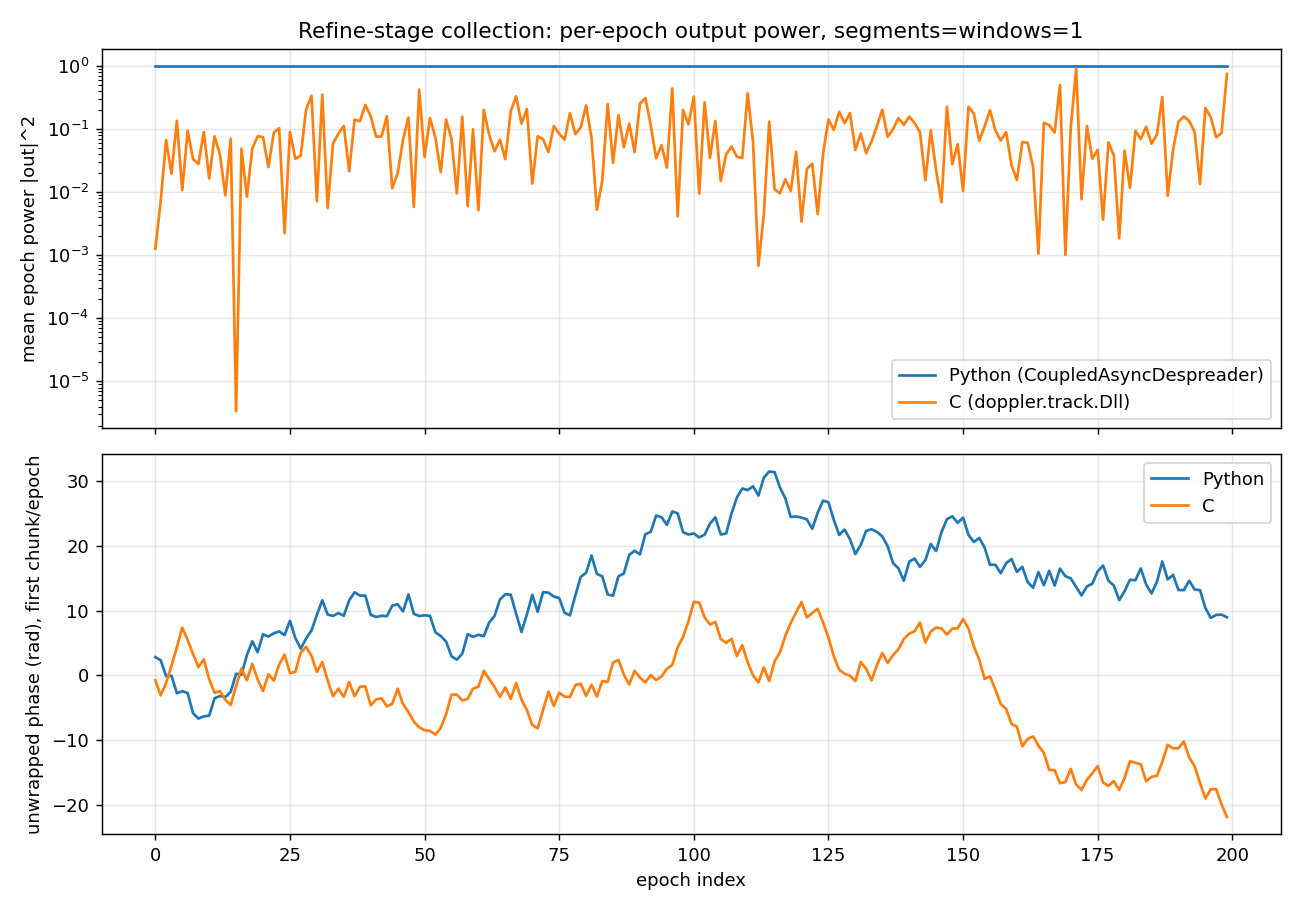

Python code for this plot:
"""Direct, sample-level A/B of the refine-stage COLLECTION streams
themselves (before either even reaches `CarrierAcquisition`): the real C
`doppler.track.Dll(segments=W)` vs. the real Python `CoupledAsyncDespreader
(windows=W, freeze_carrier=True, aid_code=False)`, on the IDENTICAL raw
prefix, same W. `refine_stage_ab.py` found removing `DLL_LOOKBACK_MARGIN`
(the suspected divergence from the validated no-margin `find_max_power`
design) changed NOTHING -- so the bug isn't (only) the margin. This script
looks one level earlier: does the C collection's own per-epoch OUTPUT
MAGNITUDE and the code loop's own `code_rate`/lock health diverge from
Python's, and if so, from which epoch?

Run: `python refine_collection_raw_ab.py` (needs numpy + matplotlib +
doppler). Writes `refine_collection_raw_ab.png` into this folder.
"""

from __future__ import annotations

import matplotlib

matplotlib.use("Agg")
import matplotlib.pyplot as plt
import numpy as np

from acq_handoff import search_and_handoff
from despreader_coupled import CoupledAsyncDespreader
from spec_full_characterization import (
    CHIP_RATE,
    CODE,
    DOPPLER_UNCERTAINTY_HZ,
    FS_GEN,
    SF,
    SPC,
    SYM_RATE,
    es_n0_to_cn0_dbhz,
    make_ramp_signal,
)

from doppler.dsss import Acquisition
from doppler.resample import RateConverter
from doppler.track import Dll

TE = SF * SPC
FS_FRONT = CHIP_RATE * SPC
ESN0_DB = 10.0
STATIC_DOPPLER_HZ = 15000.0
SEED = 8001
N_EPOCHS_PROBE = 200
BN_CODE = 0.002
BN_CARRIER = 0.01
W = 1


def main():
    cn0_dbhz = es_n0_to_cn0_dbhz(ESN0_DB, sym_rate=SYM_RATE)
    x_gen, _data_bits = make_ramp_signal(
        cn0_dbhz, SEED, n_sym=8000, rate_hz_per_s=0.0,
        static_doppler_hz=STATIC_DOPPLER_HZ,
    )
    x = RateConverter(rate=FS_FRONT / FS_GEN).execute(x_gen)

    acq = Acquisition(
        CODE, spc=SPC, chip_rate=CHIP_RATE, cn0_dbhz=cn0_dbhz,
        doppler_uncertainty=DOPPLER_UNCERTAINTY_HZ, pfa=1e-3, pd=0.9,
        symbol_rate=SYM_RATE,
    )
    handoff, consumed = search_and_handoff(acq, x, SPC, FS_FRONT)
    coarse_norm_freq = handoff.doppler_hz_est / FS_FRONT
    tracker_init_chip = (SF - handoff.chip_phase) % SF
    print(
        f"handoff: doppler_hz_est={handoff.doppler_hz_est:.1f}  "
        f"chip_phase={handoff.chip_phase:.4f}  "
        f"tracker_init_chip(mirror)={tracker_init_chip:.4f}"
    )

    prefix = x[consumed : consumed + N_EPOCHS_PROBE * TE].astype(
        np.complex64
    )

    # ── Python collection (real CoupledAsyncDespreader) ──
    d0 = CoupledAsyncDespreader(
        CODE, SPC, bn=BN_CODE, zeta=0.707, windows=W, bn_car=BN_CARRIER,
        init_chip=tracker_init_chip, init_car_norm_freq=coarse_norm_freq,
        aid_code=False, sample_rate_hz=FS_FRONT, freeze_carrier=True,
    )
    out_py = d0.run(prefix)
    code_rate_py = d0.code_rate
    print(f"Python: final code_rate={code_rate_py:.6f}")

    # ── C collection (real doppler.track.Dll) -- frozen carrier is a
    # static complex exponential, the exact equivalent of costas_wipeoff
    # on a never-updated NCO (see refine_stage_ab.py's own docstring). ──
    n = np.arange(len(prefix))
    wiped = (prefix * np.exp(-2j * np.pi * coarse_norm_freq * n)).astype(
        np.complex64
    )
    # native (non-mirrored) chip-phase convention for the real C Dll.
    dll = Dll(
        CODE, sps=SPC, init_chip=handoff.chip_phase, bn=BN_CODE, zeta=0.707,
        spacing=0.5, segments=W,
    )
    out_c = dll.steps(wiped)
    code_rate_c = dll.code_rate
    print(f"C:      final code_rate={code_rate_c:.6f}")

    # Per-EPOCH power (mean |.|^2 over each epoch's W chunks) for both --
    # comparable units, since both output W samples/epoch.
    n_ep_py = len(out_py) // W
    n_ep_c = len(out_c) // W
    pow_py = np.abs(out_py[: n_ep_py * W].reshape(n_ep_py, W)) ** 2
    pow_c = np.abs(out_c[: n_ep_c * W].reshape(n_ep_c, W)) ** 2
    epoch_pow_py = pow_py.mean(axis=1)
    epoch_pow_c = pow_c.mean(axis=1)

    print(f"\nn_epochs: python={n_ep_py}  C={n_ep_c}")
    print(
        f"first-10-epoch mean power:  python={epoch_pow_py[:10].mean():.4g}  "
        f"C={epoch_pow_c[:10].mean():.4g}"
    )
    print(
        f"last-10-epoch  mean power:  python={epoch_pow_py[-10:].mean():.4g}  "
        f"C={epoch_pow_c[-10:].mean():.4g}"
    )

    fig, axes = plt.subplots(2, 1, figsize=(10, 7), sharex=True)
    axes[0].plot(epoch_pow_py, label="Python (CoupledAsyncDespreader)", color="tab:blue")
    axes[0].plot(epoch_pow_c, label="C (doppler.track.Dll)", color="tab:orange")
    axes[0].set_ylabel("mean epoch power |out|^2")
    axes[0].set_yscale("log")
    axes[0].legend()
    axes[0].set_title(
        f"Refine-stage collection: per-epoch output power, segments=windows={W}"
    )
    axes[0].grid(True, alpha=0.3)

    # Instantaneous phase progression of the FIRST chunk of each epoch --
    # a cheap way to see if one stream is tracking a coherent tone and the
    # other looks like noise/garbage.
    ph_py = np.unwrap(np.angle(out_py[::W]))
    ph_c = np.unwrap(np.angle(out_c[::W]))
    axes[1].plot(ph_py, label="Python", color="tab:blue")
    axes[1].plot(ph_c, label="C", color="tab:orange")
    axes[1].set_xlabel("epoch index")
    axes[1].set_ylabel("unwrapped phase (rad), first chunk/epoch")
    axes[1].legend()
    axes[1].grid(True, alpha=0.3)

    fig.tight_layout()
    fig.savefig("refine_collection_raw_ab.png", dpi=130)
    print("\nWrote refine_collection_raw_ab.png")


if __name__ == "__main__":
    main()
